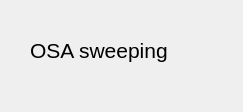
<?xml version="1.0" encoding="UTF-8"?>
<ui version="4.0">
 <class>sweepLoading</class>
 <widget class="QWidget" name="sweepLoading">
  <property name="geometry">
   <rect>
    <x>0</x>
    <y>0</y>
    <width>243</width>
    <height>112</height>
   </rect>
  </property>
  <property name="windowTitle">
   <string/>
  </property>
  <widget class="QLabel" name="label">
   <property name="geometry">
    <rect>
     <x>30</x>
     <y>20</y>
     <width>211</width>
     <height>61</height>
    </rect>
   </property>
   <property name="font">
    <font>
     <pointsize>16</pointsize>
    </font>
   </property>
   <property name="text">
    <string>OSA sweeping</string>
   </property>
  </widget>
 </widget>
 <resources/>
 <connections/>
</ui>
